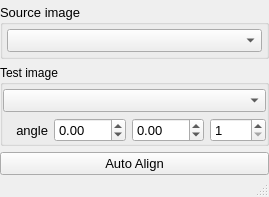
<?xml version="1.0" encoding="UTF-8"?>
<ui version="4.0">
 <class>nAutoAlign</class>
 <widget class="QMainWindow" name="nAutoAlign">
  <property name="geometry">
   <rect>
    <x>0</x>
    <y>0</y>
    <width>269</width>
    <height>197</height>
   </rect>
  </property>
  <property name="windowTitle">
   <string>CutOffMask</string>
  </property>
  <property name="iconSize">
   <size>
    <width>20</width>
    <height>20</height>
   </size>
  </property>
  <property name="unifiedTitleAndToolBarOnMac">
   <bool>true</bool>
  </property>
  <widget class="QWidget" name="centralwidget">
   <layout class="QGridLayout" name="gridLayout_2" rowstretch="0,1,0">
    <property name="leftMargin">
     <number>0</number>
    </property>
    <property name="topMargin">
     <number>4</number>
    </property>
    <property name="rightMargin">
     <number>0</number>
    </property>
    <property name="bottomMargin">
     <number>0</number>
    </property>
    <item row="0" column="0">
     <widget class="QGroupBox" name="groupBox">
      <property name="font">
       <font>
        <pointsize>10</pointsize>
       </font>
      </property>
      <property name="title">
       <string>Source image</string>
      </property>
      <layout class="QGridLayout" name="gridLayout">
       <property name="margin">
        <number>4</number>
       </property>
       <item row="0" column="0">
        <widget class="QComboBox" name="image1">
         <property name="neutrinoImage" stdset="0">
          <bool>true</bool>
         </property>
        </widget>
       </item>
      </layout>
     </widget>
    </item>
    <item row="1" column="0">
     <widget class="QGroupBox" name="groupBox_2">
      <property name="title">
       <string>Test image</string>
      </property>
      <layout class="QGridLayout" name="gridLayout_3">
       <property name="leftMargin">
        <number>0</number>
       </property>
       <property name="topMargin">
        <number>4</number>
       </property>
       <property name="rightMargin">
        <number>0</number>
       </property>
       <property name="bottomMargin">
        <number>0</number>
       </property>
       <item row="0" column="0" colspan="4">
        <widget class="QComboBox" name="image2">
         <property name="font">
          <font>
           <pointsize>10</pointsize>
          </font>
         </property>
         <property name="neutrinoImage" stdset="0">
          <bool>true</bool>
         </property>
        </widget>
       </item>
       <item row="1" column="1">
        <widget class="QDoubleSpinBox" name="aMin">
         <property name="font">
          <font>
           <pointsize>10</pointsize>
          </font>
         </property>
         <property name="minimum">
          <double>-360.000000000000000</double>
         </property>
         <property name="maximum">
          <double>360.000000000000000</double>
         </property>
        </widget>
       </item>
       <item row="1" column="2">
        <widget class="QDoubleSpinBox" name="aMax">
         <property name="font">
          <font>
           <pointsize>10</pointsize>
          </font>
         </property>
         <property name="minimum">
          <double>-360.000000000000000</double>
         </property>
         <property name="maximum">
          <double>360.000000000000000</double>
         </property>
        </widget>
       </item>
       <item row="1" column="3">
        <widget class="QSpinBox" name="aN">
         <property name="font">
          <font>
           <pointsize>10</pointsize>
          </font>
         </property>
         <property name="minimum">
          <number>1</number>
         </property>
         <property name="maximum">
          <number>9999</number>
         </property>
        </widget>
       </item>
       <item row="1" column="0">
        <widget class="QLabel" name="label">
         <property name="font">
          <font>
           <pointsize>10</pointsize>
          </font>
         </property>
         <property name="text">
          <string>angle</string>
         </property>
         <property name="alignment">
          <set>Qt::AlignRight|Qt::AlignTrailing|Qt::AlignVCenter</set>
         </property>
        </widget>
       </item>
      </layout>
     </widget>
    </item>
    <item row="2" column="0">
     <widget class="QPushButton" name="doIt">
      <property name="font">
       <font>
        <pointsize>10</pointsize>
       </font>
      </property>
      <property name="text">
       <string>Auto Align</string>
      </property>
     </widget>
    </item>
   </layout>
  </widget>
  <widget class="QStatusBar" name="statusbar">
   <property name="font">
    <font>
     <pointsize>10</pointsize>
    </font>
   </property>
  </widget>
  <action name="actionRect">
   <property name="icon">
    <iconset resource="../resources/neutrino.qrc">
     <normaloff>:icons//rect.png</normaloff>:icons/rect</iconset>
   </property>
   <property name="text">
    <string>rect</string>
   </property>
  </action>
 </widget>
 <resources>
  <include location="../resources/neutrino.qrc"/>
 </resources>
 <connections/>
</ui>
